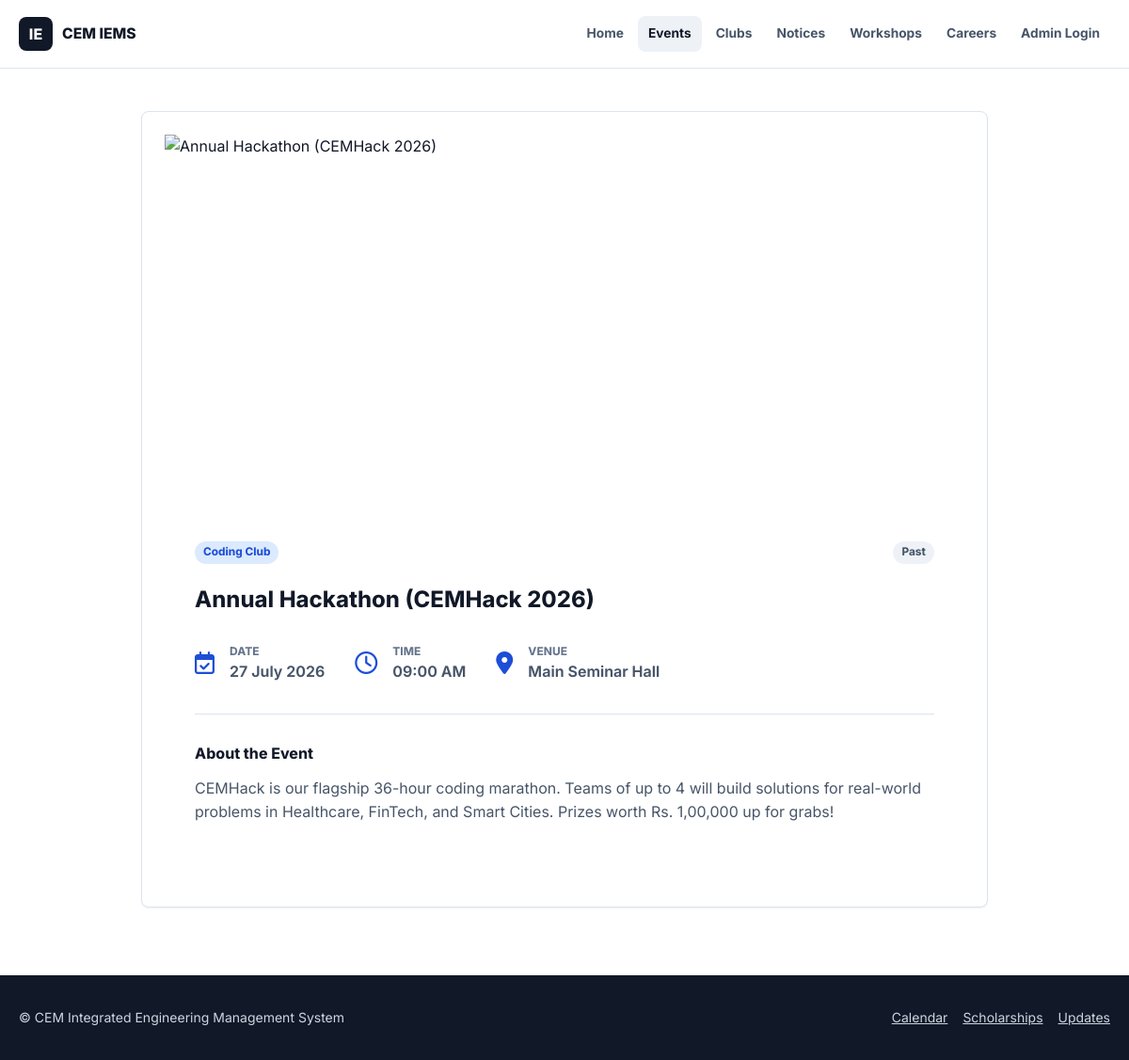
The page /events/1 on the database its author committed.
### models/club.py (models this page shows, shortened)
class Club(db.Model):
    __tablename__ = 'clubs'
    id = db.Column(db.Integer, primary_key=True)
    name = db.Column(db.String(100), nullable=False)
    description = db.Column(db.Text)
    logo = db.Column(db.String(256))  # File path
    faculty = db.Column(db.String(100))  # Faculty advisor
    president = db.Column(db.String(100))  # President name (display)
    email = db.Column(db.String(120))
    phone = db.Column(db.String(20))
    category = db.Column(db.String(50), default='general')  # technical, cultural, sports, general
    is_active = db.Column(db.Boolean, default=True)
    events = db.relationship('Event', backref='club', lazy='dynamic')
    notices = db.relationship('Notice', backref='club', lazy='dynamic')

### models/event.py (models this page shows, shortened)
class Event(db.Model):
    __tablename__ = 'events'
    id = db.Column(db.Integer, primary_key=True)
    club_id = db.Column(db.Integer, db.ForeignKey('clubs.id'), nullable=True)
    title = db.Column(db.String(200), nullable=False)
    description = db.Column(db.Text)
    venue = db.Column(db.String(200))
    date = db.Column(db.Date)
    time = db.Column(db.Time)
    image = db.Column(db.String(256))
    registration_link = db.Column(db.String(500))
    status = db.Column(db.String(20), default='pending')  # pending, approved, rejected
    created_by = db.Column(db.Integer, db.ForeignKey('users.id'))
    approved_by = db.Column(db.Integer, db.ForeignKey('users.id'), nullable=True)
    created_at = db.Column(db.DateTime, default=datetime.utcnow)
    @property
    def image_url(self):
        if self.image:
            return f'/static/uploads/events/{self.image}'
        return '/static/images/event_default.jpg'
    @property
    def is_upcoming(self):
        if self.date:
            return self.date >= datetime.utcnow().date()
        return False

### routes/public.py (the view)
@public_bp.route('/events/<int:event_id>')
def event_detail(event_id):
    event = Event.query.filter_by(id=event_id, status='approved').first_or_404()
    related = Event.query.filter(
        Event.status == 'approved',
        Event.id != event_id,
        Event.club_id == event.club_id
    ).limit(3).all()
    return render_template('public/event_detail.html', event=event, related=related)

### templates/public/event_detail.html (shortened to what this page needs)
{% extends "base.html" %}
{% block content %}
<section class="section bg-white">
    <div class="container">
        <div class="card p-0" style="overflow: hidden; max-width: 900px; margin: 0 auto;">
            <img src="{{ event.image_url }}" alt="{{ event.title }}" style="width: 100%; height: 400px; object-fit: cover;">
            <div class="p-4 p-md-5">
                <div class="d-flex justify-between align-center mb-3">
                    {% if event.club %}
                    <a href="{{ url_for('public.club_detail', club_id=event.club.id) }}" class="badge badge-primary text-decoration-none">{{ event.club.name }}</a>
                    {% else %}
                    <div class="badge badge-secondary">College Event</div>
                    {% endif %}
                    {% if event.is_upcoming %}
                    <div class="badge badge-success">Upcoming</div>
                    {% else %}
                    <div class="badge badge-secondary">Past</div>
                    {% endif %}
                </div>
                <h1 class="mb-4">{{ event.title }}</h1>
                <div class="d-flex flex-wrap gap-4 mb-4 pb-4 border-bottom">
                    <div class="d-flex align-center gap-2 text-secondary">
                        <i class="fa-regular fa-calendar-check" style="font-size: 1.5rem; color: var(--accent-blue);"></i>
                        <div>
                            <div class="text-xs fw-bold text-muted text-uppercase">Date</div>
                            <div class="fw-medium">{{ event.date.strftime('%d %B %Y') }}</div>
                        </div>
                    </div>
                    <div class="d-flex align-center gap-2 text-secondary">
                        <i class="fa-regular fa-clock" style="font-size: 1.5rem; color: var(--accent-blue);"></i>
                        <div>
                            <div class="text-xs fw-bold text-muted text-uppercase">Time</div>
                            <div class="fw-medium">{{ event.time.strftime('%I:%M %p') if event.time else 'TBD' }}</div>
                        </div>
                    </div>
                    <div class="d-flex align-center gap-2 text-secondary">
                        <i class="fa-solid fa-location-dot" style="font-size: 1.5rem; color: var(--accent-blue);"></i>
                        <div>
                            <div class="text-xs fw-bold text-muted text-uppercase">Venue</div>
                            <div class="fw-medium">{{ event.venue }}</div>
                        </div>
                    </div>
                </div>
                <div class="mb-4">
                    <h4>About the Event</h4>
                    <p class="mt-2 text-secondary" style="white-space: pre-wrap;">{{ event.description }}</p>
                </div>
            </div>
        </div>
    </div>
</section>
{% endblock %}

### static/css/main.css (style rules this page uses)
:root { --primary: #111827; --primary-soft: #243041; --accent-blue: #1d4ed8; --accent-blue-light: #dbeafe; --accent-teal: #0f766e; --accent-teal-light: #ccfbf1; --accent-amber: #b45309; --bg: #f6f8fb; --surface: #ffffff; --surface-muted: #f1f5f9; --border: #dbe3ef; --border-strong: #cbd5e1; --text-primary: #111827; --text-secondary: #475569; --text-muted: #64748b; --danger: #dc2626; --warning: #d97706; --success: #059669; --info: #0284c7; --space-xs: 4px; --space-sm: 8px; --space-md: 16px; --space-lg: 24px; --space-xl: 32px; --space-2xl: 48px; --space-3xl: 64px; --radius-sm: 6px; --radius-md: 8px; --radius-lg: 8px; --shadow-sm: 0 1px 2px rgba(15, 23, 42, 0.06); --shadow-md: 0 10px 24px rgba(15, 23, 42, 0.08); --shadow-lg: 0 24px 56px rgba(15, 23, 42, 0.14); --transition-fast: 150ms ease; --transition: 220ms ease; }
* { box-sizing: border-box; margin: 0; padding: 0; }
html { scroll-behavior: smooth; }
body { min-height: 100vh; font-family: "Inter", system-ui, -apple-system, BlinkMacSystemFont, "Segoe UI", sans-serif; background: var(--bg); color: var(--text-primary); line-height: 1.55; -webkit-font-smoothing: antialiased; text-rendering: optimizeLegibility; }
img { max-width: 100%; display: block; }
a { color: var(--accent-blue); }
h1, h2, h3, h4, h5, h6 { color: var(--primary); font-weight: 750; line-height: 1.15; }
p { color: var(--text-secondary); }
.container { width: min(1180px, calc(100% - 40px)); margin: 0 auto; }
.section { padding: 72px 0; }
.bg-white { background: var(--surface); }
.d-flex { display: flex; }
.align-center { align-items: center; }
.justify-between { justify-content: space-between; }
.flex-wrap { flex-wrap: wrap; }
.gap-2 { gap: var(--space-md); }
.gap-4 { gap: var(--space-xl); }
.text-xs { font-size: 0.75rem; }
.text-muted { color: var(--text-muted); }
.text-secondary { color: var(--text-secondary); }
.text-uppercase { text-transform: uppercase; }
.text-decoration-none { text-decoration: none; }
.fw-bold { font-weight: 750; }
.fw-medium { font-weight: 650; }
.mt-2 { margin-top: var(--space-md); }
.mb-3 { margin-bottom: var(--space-lg); }
.mb-4 { margin-bottom: var(--space-xl); }
.p-0 { padding: 0; }
.p-4 { padding: var(--space-xl); }
.pb-4 { padding-bottom: var(--space-xl); }
.border-bottom { border-bottom: 1px solid var(--border); }
.card, .admin-table-card { background: var(--surface); border: 1px solid var(--border); border-radius: var(--radius-lg); box-shadow: var(--shadow-sm); }
.card { padding: 24px; }
.badge { display: inline-flex; align-items: center; gap: 6px; min-height: 24px; padding: 4px 9px; border-radius: 999px; font-size: 0.74rem; font-weight: 750; line-height: 1; white-space: nowrap; }
.badge-primary { background: var(--accent-blue-light); color: #1d4ed8; }
.badge-secondary { background: #eef2f7; color: #475569; }

### static/css/public.css (style rules this page uses)
main > .section:first-child { padding-top: 118px; }

### rows shown on the page
Club: club.name "Coding Club"
Event: title "Annual Hackathon (CEMHack 2026)", date "27 July 2026", time "09:00 AM", venue "Main Seminar Hall", description "CEMHack is our flagship 36-hour coding marathon. Teams of up to 4 will build solutions for real-world problems in Healthcare, FinTech, and Smart Cities. Prizes worth Rs. 1,00,000 up for grabs!"

### other values the page prints
{{ config.COLLEGE_SHORT }} "CEM"
